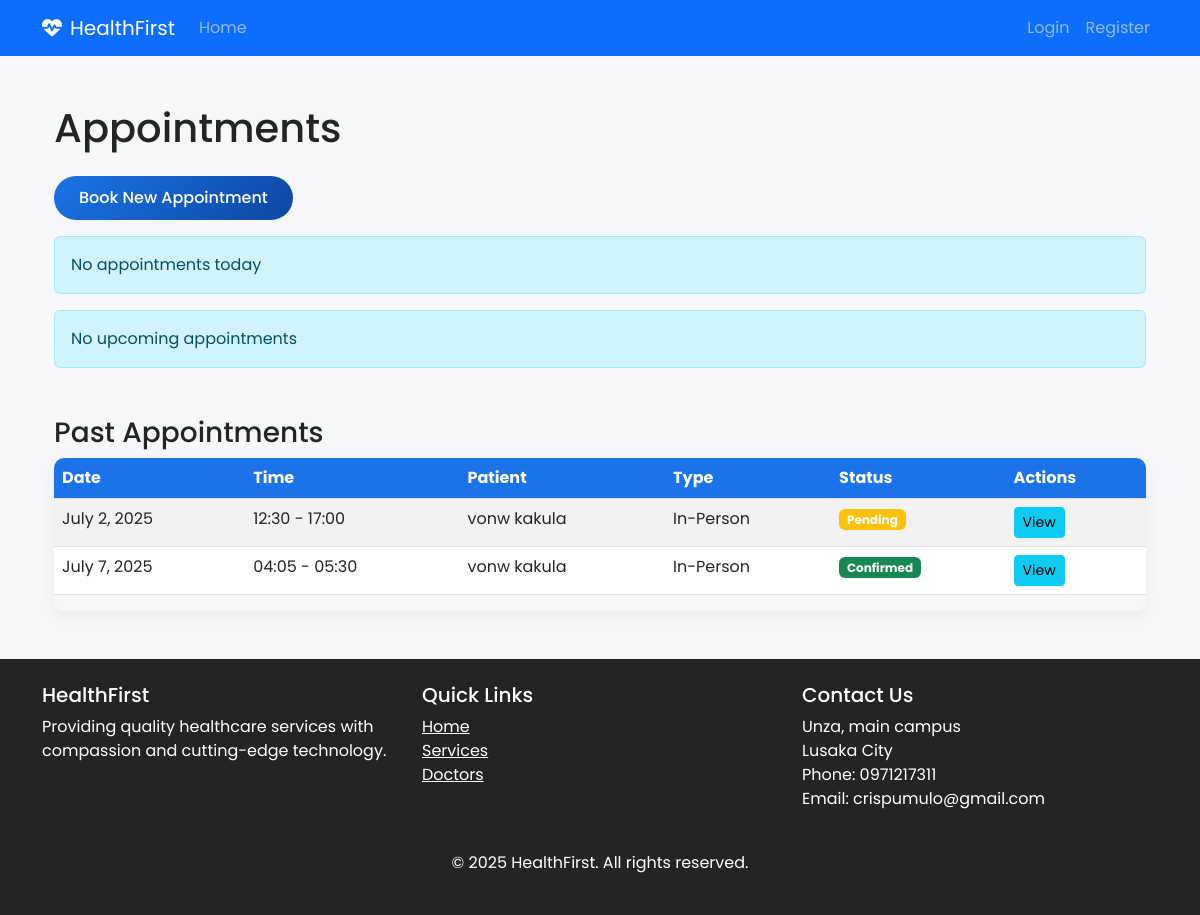
The app's page /appointments/, older data.
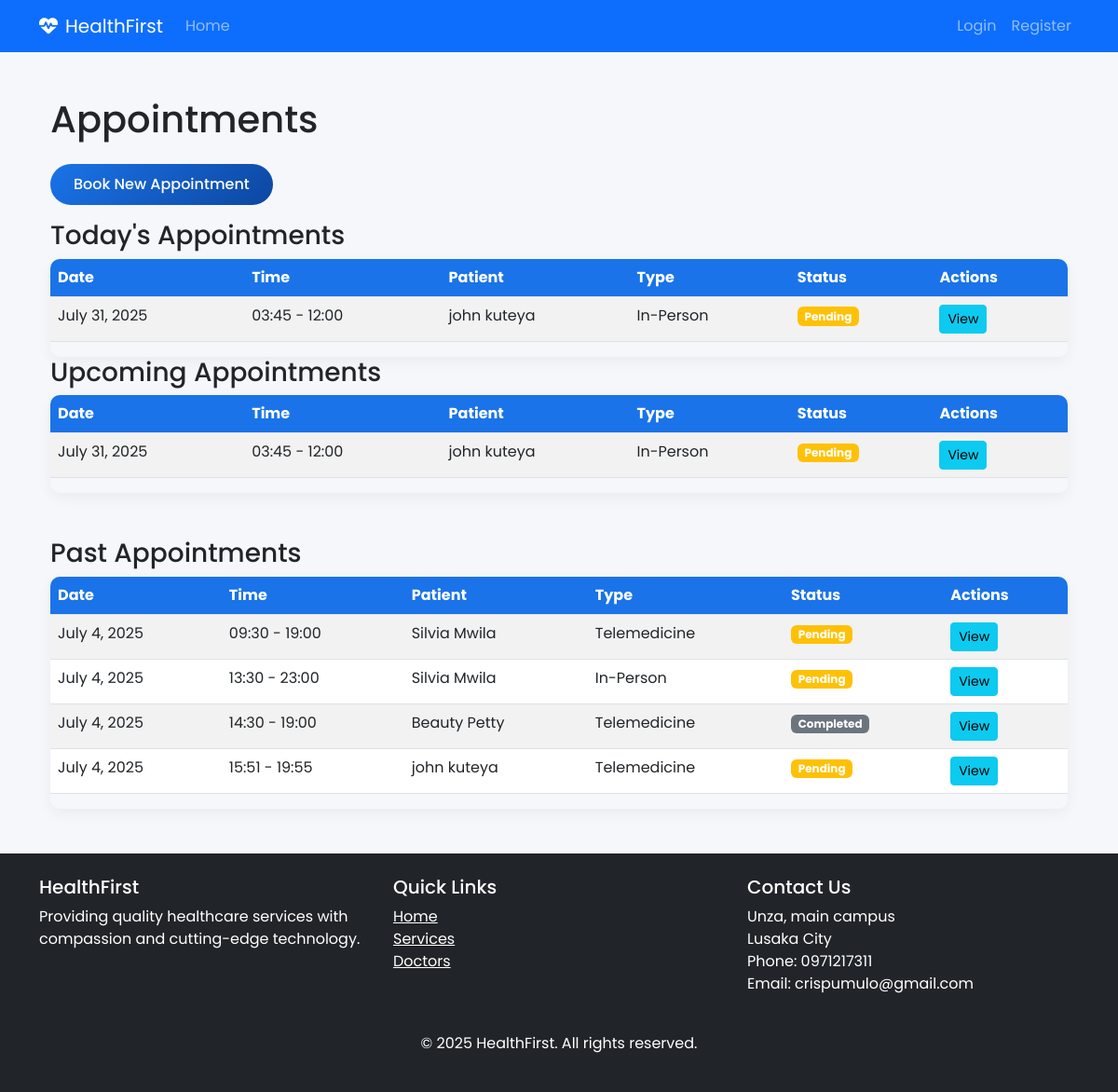
The same page, newer data.
### appointments/models.py (models this page shows, shortened)
class Appointment(models.Model):
    STATUS_CHOICES = (
        ('pending', 'Pending'),
        ('confirmed', 'Confirmed'),
        ('completed', 'Completed'),
        ('cancelled', 'Cancelled'),
    )
    APPOINTMENT_TYPE_CHOICES = (
        ('in_person', 'In-Person'),
        ('telemedicine', 'Telemedicine'),
    )
    patient = models.ForeignKey(Patient, on_delete=models.CASCADE, related_name='appointments')
    doctor = models.ForeignKey(Doctor, on_delete=models.CASCADE, related_name='appointments')
    date = models.DateField()
    start_time = models.TimeField()
    end_time = models.TimeField()
    reason = models.TextField(blank=True, null=True)
    status = models.CharField(max_length=20, choices=STATUS_CHOICES, default='pending')
    appointment_type = models.CharField(max_length=20, choices=APPOINTMENT_TYPE_CHOICES, default='in_person')
    notes = models.TextField(blank=True, null=True)
    created_at = models.DateTimeField(auto_now_add=True)
    updated_at = models.DateTimeField(auto_now=True)
    class Meta:
        ordering = ['date', 'start_time']
        unique_together = ('doctor', 'date', 'start_time')

### patients/models.py (models this page shows, shortened)
class Patient(models.Model):
    GENDER_CHOICES = (
        ('M', 'Male'),
        ('F', 'Female'),
        ('O', 'Other'),
    )
    BLOOD_GROUP_CHOICES = (
        ('A+', 'A+'),
        ('A-', 'A-'),
        ('B+', 'B+'),
        ('B-', 'B-'),
        ('AB+', 'AB+'),
        ('AB-', 'AB-'),
        ('O+', 'O+'),
        ('O-', 'O-'),
    )
    user = models.OneToOneField(User, on_delete=models.CASCADE, related_name='patient_profile')
    date_of_birth = models.DateField(null=True, blank=True)
    gender = models.CharField(max_length=1, choices=GENDER_CHOICES, null=True, blank=True)
    blood_group = models.CharField(max_length=5, choices=BLOOD_GROUP_CHOICES, blank=True, null=True)
    height = models.CharField(max_length=10, blank=True, null=True)
    weight = models.DecimalField(max_digits=5, decimal_places=2, blank=True, null=True)
    allergies = models.TextField(blank=True, null=True)
    medical_history = models.TextField(blank=True, null=True)
    emergency_contact = models.CharField(max_length=100, blank=True, null=True)
    emergency_phone = models.CharField(max_length=20, blank=True, null=True)
    insurance_provider = models.CharField(max_length=100, blank=True, null=True)
    insurance_number = models.CharField(max_length=50, blank=True, null=True)
    created_at = models.DateTimeField(default=timezone.now)

### accounts/models.py (models this page shows, shortened)
class User(AbstractUser):
    USER_TYPE_CHOICES = (
        ('admin', 'Administrator'),
        ('doctor', 'Doctor'),
        ('staff', 'Staff'),
        ('patient', 'Patient'),
    )
    user_type = models.CharField(max_length=10, choices=USER_TYPE_CHOICES, default='staff')
    profile_picture = models.ImageField(upload_to='profile_pics/', blank=True, null=True)
    phone = models.CharField(max_length=20, blank=True, null=True)
    address = models.TextField(blank=True, null=True)

### appointments/views.py (the view)
# urls.py: path('', views.appointment_list, name='list'),
def appointment_list(request):
    today = today_date.today()
    todays_appointment = Appointment.objects.filter(date=today)
    if hasattr(request.user, 'patient_profile'):
        appointments = Appointment.objects.filter(
            patient=request.user.patient_profile
        ).order_by('date', 'start_time')
    elif hasattr(request.user, 'doctor_profile'):
        appointments = Appointment.objects.filter(
            doctor=request.user.doctor_profile
        ).order_by('date', 'start_time')
    else:
        appointments = Appointment.objects.all().order_by('date', 'start_time')
    context = {
        'today': todays_appointment,
        'upcoming': appointments.filter(date__gte=today),
        'past': appointments.filter(date__lt=today),
    }
    return render(request, 'appointments/list.html', context)

### appointments/templates/appointments/list.html
{% extends 'accounts/base.html' %}
{% block content %}
<div class="container">
    <h1 class="my-4">Appointments</h1>
    {% if request.user %}
        <a href="{% url 'appointments:create' %}" class="btn btn-primary mb-3">Book New Appointment</a>
    {% endif %}
    {% if today %}
        <h3>Today's Appointments</h3>
        <div class="table-responsive">
            <table class="table table-striped">
                <thead>
                    <tr>
                        <th>Date</th>
                        <th>Time</th>
                        <th>{% if request.user %}Patient{% else %}Doctor{% endif %}</th>
                        <th>Type</th>
                        <th>Status</th>
                        <th>Actions</th>
                    </tr>
                </thead>
                <tbody>
                    {% for appointment in today %}
                        <tr>
                            <td>{{ appointment.date }}</td>
                            <td>{{ appointment.start_time|time:"H:i" }} - {{ appointment.end_time|time:"H:i" }}</td>
                            <td>
                                {% if request.user %}
                                {{ appointment.patient.user.get_full_name }}
                                {% else %}
                                Dr. {{ appointment.doctor.user.last_name }}
                                {% endif %}
                            </td>
                            <td>{{ appointment.get_appointment_type_display }}</td>
                            <td>
                                <span class="badge
                                    {% if appointment.status == 'confirmed' %}bg-success
                                    {% elif appointment.status == 'completed' %}bg-secondary
                                    {% elif appointment.status == 'cancelled' %}bg-danger
                                    {% else %}bg-warning{% endif %}">
                                    {{ appointment.get_status_display }}
                                </span>
                            </td>
                            <td>
                                <a href="{% url 'appointments:detail' appointment.pk %}" class="btn btn-sm btn-info">View</a>
                            </td>
                        </tr>
                    {% endfor %}
                </tbody>
            </table>
        </div>
    {% else %}
        <div class="alert alert-info">No appointments today</div>
    {% endif %}
    {% if upcoming %}
        <h3>Upcoming Appointments</h3>
        <div class="table-responsive">
            <table class="table table-striped">
                <thead>
                    <tr>
                        <th>Date</th>
                        <th>Time</th>
                        <th>{% if request.user %}Patient{% else %}Doctor{% endif %}</th>
                        <th>Type</th>
                        <th>Status</th>
                        <th>Actions</th>
                    </tr>
                </thead>
                <tbody>
                    {% for appointment in upcoming %}
                        <tr>
                            <td>{{ appointment.date }}</td>
                            <td>{{ appointment.start_time|time:"H:i" }} - {{ appointment.end_time|time:"H:i" }}</td>
                            <td>
                                {% if request.user %}
                                {{ appointment.patient.user.get_full_name }}
                                {% else %}
                                Dr. {{ appointment.doctor.user.last_name }}
                                {% endif %}
                            </td>
                            <td>{{ appointment.get_appointment_type_display }}</td>
                            <td>
                                <span class="badge
                                    {% if appointment.status == 'confirmed' %}bg-success
                                    {% elif appointment.status == 'completed' %}bg-secondary
                                    {% elif appointment.status == 'cancelled' %}bg-danger
                                    {% else %}bg-warning{% endif %}">
                                    {{ appointment.get_status_display }}
                                </span>
                            </td>
                            <td>
                                <a href="{% url 'appointments:detail' appointment.pk %}" class="btn btn-sm btn-info">View</a>
                            </td>
                        </tr>
                    {% endfor %}
                </tbody>
            </table>
        </div>
    {% else %}
        <div class="alert alert-info">No upcoming appointments</div>
    {% endif %}
    {% if past %}
        <h3 class="mt-5">Past Appointments</h3>
        <div class="table-responsive">
            <table class="table table-striped">
                <thead>
                    <tr>
                        <th>Date</th>
                        <th>Time</th>
                        <th>{% if request.user %}Patient{% else %}Doctor{% endif %}</th>
                        <th>Type</th>
                        <th>Status</th>
                        <th>Actions</th>
                    </tr>
                </thead>
                <tbody>
                    {% for appointment in past %}
                        <tr>
                            <td>{{ appointment.date }}</td>
                            <td>{{ appointment.start_time|time:"H:i" }} - {{ appointment.end_time|time:"H:i" }}</td>
                            <td>
                                {% if request.user %}
                                {{ appointment.patient.user.get_full_name }}
                                {% else %}
                                Dr. {{ appointment.doctor.user.last_name }}
                                {% endif %}
                            </td>
                            <td>{{ appointment.get_appointment_type_display }}</td>
                            <td>
                                <span class="badge
                                    {% if appointment.status == 'confirmed' %}bg-success
                                    {% elif appointment.status == 'completed' %}bg-secondary
                                    {% elif appointment.status == 'cancelled' %}bg-danger
                                    {% else %}bg-warning{% endif %}">
                                    {{ appointment.get_status_display }}
                                </span>
                            </td>
                            <td>
                                <a href="{% url 'appointments:detail' appointment.pk %}" class="btn btn-sm btn-info">View</a>
                            </td>
                        </tr>
                    {% endfor %}
                </tbody>
            </table>
        </div>
    {% else %}
        <div class="alert alert-info">No past appointments</div>
    {% endif %}
</div>
{% endblock %}

Row changes from the older to the newer data that the page shows:
removed Appointment: date "July 2, 2025", start_time "12:30", end_time "17:00", patient.user.get_full_name "vonw kakula", appointment_type "In-Person", status "Pending", shown under "Past Appointments"
removed Appointment: date "July 7, 2025", start_time "04:05", end_time "05:30", patient.user.get_full_name "vonw kakula", appointment_type "In-Person", status "Confirmed", shown under "Past Appointments"
added Appointment: date "July 31, 2025", start_time "03:45", end_time "12:00", patient.user.get_full_name "john kuteya", appointment_type "In-Person", status "Pending"
added Appointment: date "July 4, 2025", start_time "09:30", end_time "19:00", patient.user.get_full_name "Silvia Mwila", appointment_type "Telemedicine", status "Pending", shown under "Past Appointments"
added Appointment: date "July 4, 2025", start_time "13:30", end_time "23:00", patient.user.get_full_name "Silvia Mwila", appointment_type "In-Person", status "Pending", shown under "Past Appointments"
added Appointment: date "July 4, 2025", start_time "14:30", end_time "19:00", patient.user.get_full_name "Beauty Petty", appointment_type "Telemedicine", status "Completed", shown under "Past Appointments"
added Appointment: date "July 4, 2025", start_time "15:51", end_time "19:55", patient.user.get_full_name "john kuteya", appointment_type "Telemedicine", status "Pending", shown under "Past Appointments"
Text that changed along with them:
text no longer shown: "No appointments today No upcoming appointments"
text now shown: "Today's Appointments Date Time Patient Type Status Actions Upcoming Appointments Date Time Patient Type Status Actions"
